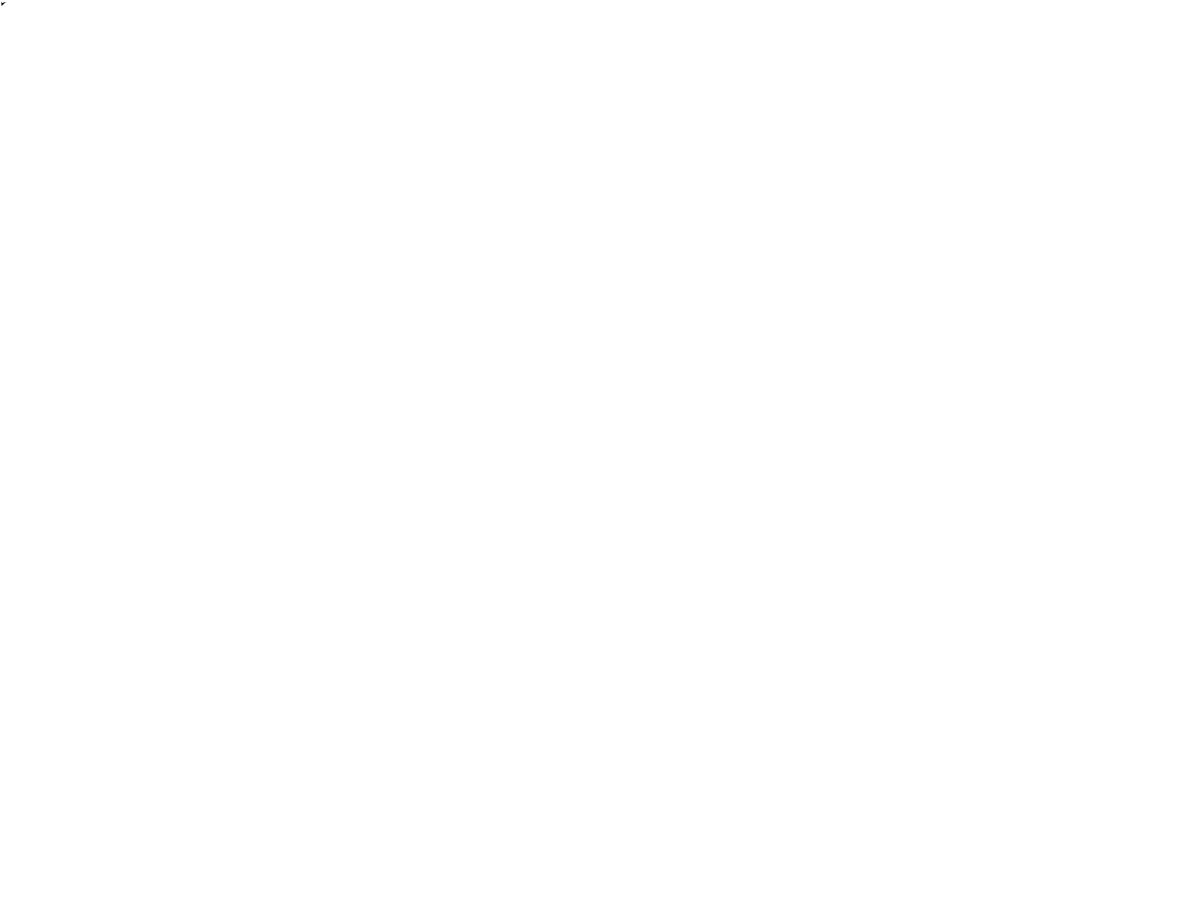
Frame 1 (no input)
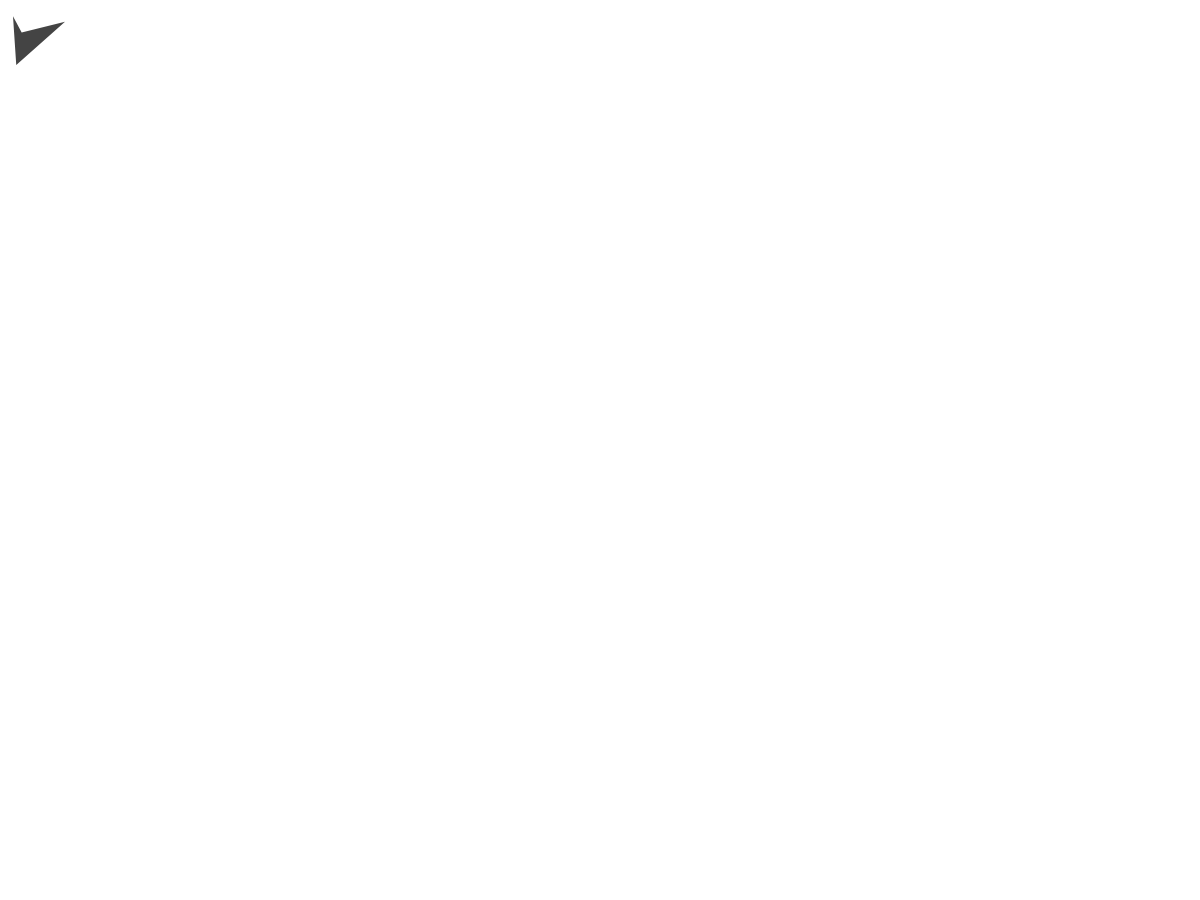
Frame 60 (no input)
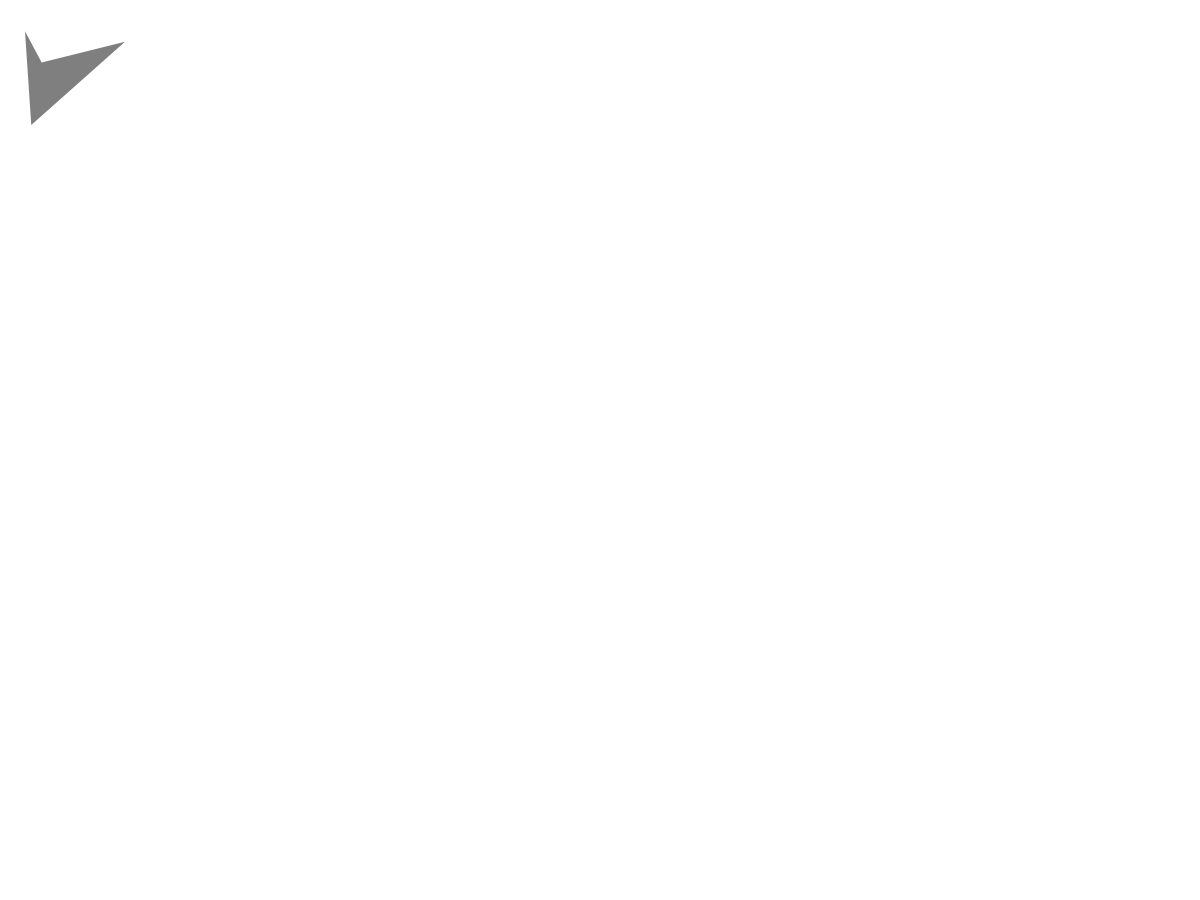
Frame 120 (the mouse pressed at the canvas centre since frame 60)

The p5.js sketch that drew these frames (run headless with seeded random() and noise() and a simulated clock; from frame 60 on, the mouse is pressed at the canvas centre):

// p5.js sketch
// ── sketch.js
// Why interesting?
// This code creates a dynamic and visually appealing animation using the p5.js library. 
// The animation consists of a quadrilateral shape that continuously changes its position and color over time, creating an engaging visual effect.
//  The use of modulo and division operations to calculate the vertices of the quadrilateral adds complexity and unpredictability to the shape's movement, making it interesting to watch. 


i=5,s=900,t=1200;             // Initialize variables： Counter i, canvas size s and t
function setup(){             // Setup function to create canvas and set no stroke for shapes
    createCanvas(t,s);        // Create a canvas of width t and height s
    noStroke()                // Draw shapes without stroke
}
function draw(){              // Main draw function that creeates the animation
    clear()                   // Clear the background on each frame
    fill(i++%256,249);        // Set fill color with changing gray value and constant alpha
                              // The changing gray value is determined by the counter i, which increments each frame
    quad(                     // Draw a quadrilateral with vertices based on the counter i and canvas size s and t
                              // Four vertices are defined for the quadrilateral
                              // The coordinates of the vertices are calculated using modulo and division operations to create a dynamic shape that changes over time
        // The first vertex
        i%t,                  // x-coordinate of first vertex
        i/3%s,                // y-coordinate of first vertex
        // The second vertex
        i/4%t,                // x-coordinate of second vertex
        i%s,                  // y-coordinate of second vertex
        // The third vertex
        i/5%t,                // x-coordinate of third vertex
        i/4%s,                // y-coordinate of third vertex
        // The fourth vertex
        i/3%t,                // x-coordinate of fourth vertex
        i/2%s                 // y-coordinate of fourth vertex
    )
}
